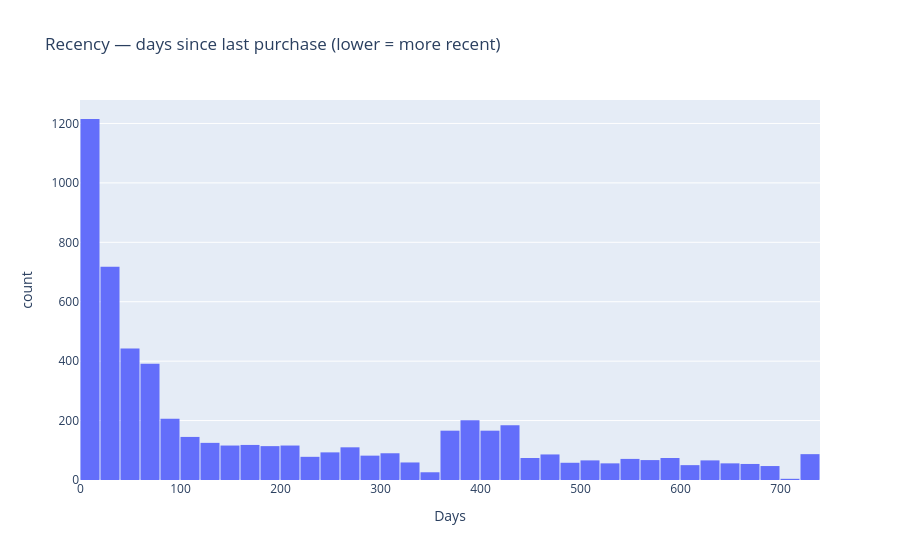

Source (notebook cell):
### Markdown cell above
---
## Section 3 — Feature Distributions

RFM distributions are typically highly right-skewed. Log scale on monetary and AOV axes
reveals the shape of the distribution more clearly than linear scale.

### Code cell
fig = px.histogram(
    rfm, x="recency", nbins=60,
    title="Recency — days since last purchase (lower = more recent)",
    labels={"recency": "Days", "count": "Customers"},
)
fig.update_layout(bargap=0.05)
fig.show()

### Figure 1 — Plotly figure (JSON) as saved in the notebook; plotly's stock layout.template omitted (floating-point values rounded to 4 significant figures; data arrays with more than 128 entries replaced by an {"elided": "..."} marker saying what was removed)
{"data": [{"bingroup": "x", "hovertemplate": "Days=%{x}<br>count=%{y}<extra></extra>", "legendgroup": "", "marker": {"color": "#636efa", "pattern": {"shape": ""}}, "name": "", "nbinsx": 60, "orientation": "v", "showlegend": false, "type": "histogram", "x": {"elided": "5878 int values"}, "xaxis": "x", "yaxis": "y"}], "layout": {"bargap": 0.05, "barmode": "relative", "legend": {"tracegroupgap": 0}, "title": {"text": "Recency — days since last purchase (lower = more recent)"}, "xaxis": {"anchor": "y", "domain": [0, 1], "title": {"text": "Days"}}, "yaxis": {"anchor": "x", "domain": [0, 1], "title": {"text": "count"}}}}
